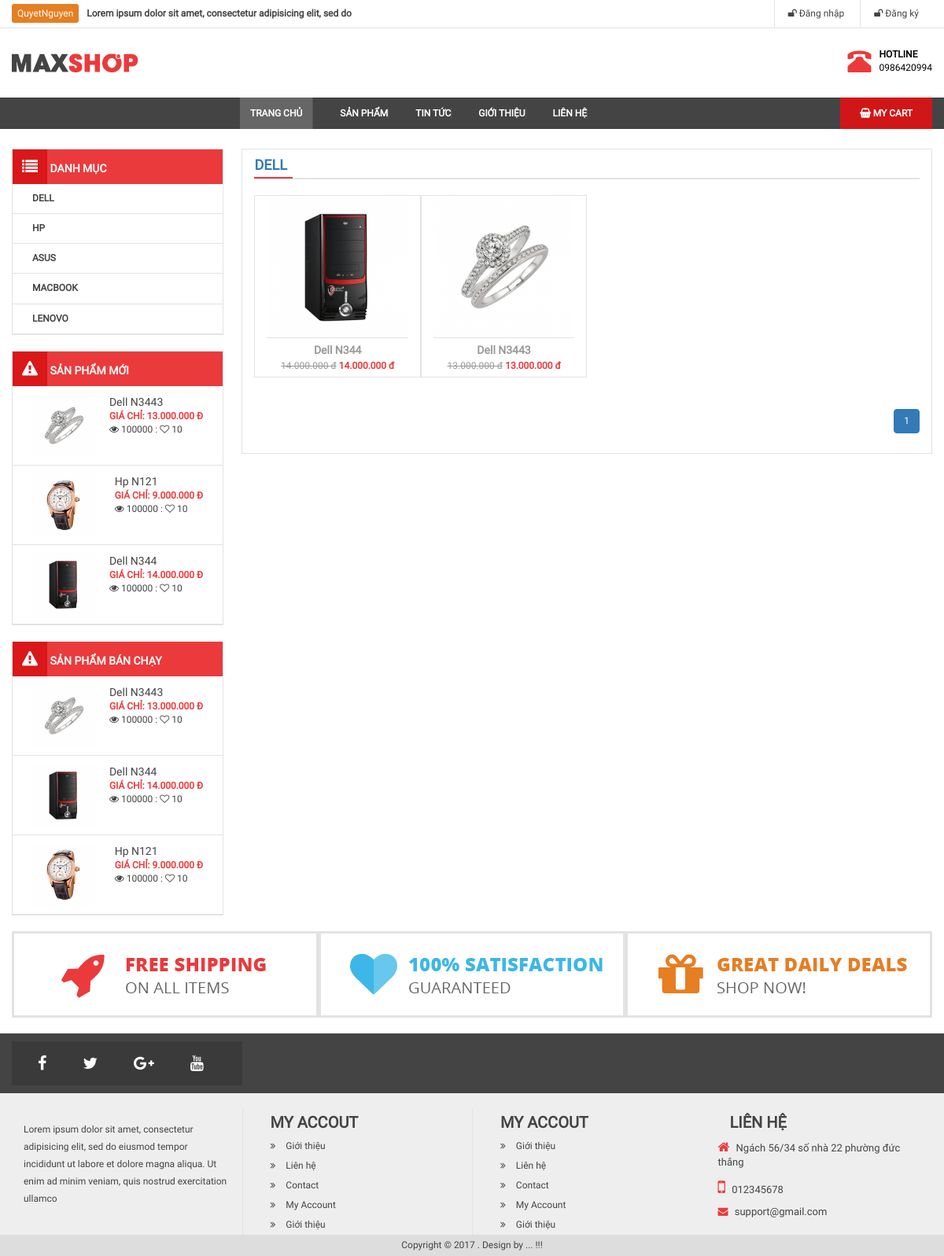
Screenshot of /danh-muc-san-pham.php?id=1 with the database file from the repository.
### tables this page shows
CREATE TABLE `category` (
  `id` int(11) NOT NULL,
  `name` varchar(100) DEFAULT NULL,
  `slug` varchar(100) DEFAULT NULL,
  `images` varchar(100) DEFAULT NULL,
  `banner` varchar(100) DEFAULT NULL,
  `home` tinyint(4) DEFAULT 0,
  `status` tinyint(4) DEFAULT 1,
  `created_at` timestamp NOT NULL DEFAULT current_timestamp(),
  `updated_at` timestamp NOT NULL DEFAULT current_timestamp() ON UPDATE current_timestamp()
);

CREATE TABLE `products` (
  `id` int(11) NOT NULL,
  `name` varchar(100) DEFAULT NULL,
  `slug` varchar(100) DEFAULT NULL,
  `price` int(11) DEFAULT NULL,
  `sale` tinyint(4) DEFAULT 0,
  `image` varchar(100) DEFAULT NULL,
  `category_id` int(11) DEFAULT NULL,
  `content` text DEFAULT NULL,
  `pay` int(11) NOT NULL,
  `number` int(11) NOT NULL DEFAULT 0,
  `head` int(11) DEFAULT 0,
  `view` int(11) DEFAULT 0,
  `hot` tinyint(4) DEFAULT 0,
  `created_at` timestamp NULL DEFAULT NULL,
  `updated_at` timestamp NULL DEFAULT NULL ON UPDATE current_timestamp()
);

### libraries/Function.php (called while the page is built, shortened)
<?php
    function  getInput($string)
    {
        return isset($_GET[$string]) ? $_GET[$string] : '';
    }
    function base_url()
    {
        return $url  = "http://localhost/tuanphuongphp/";
    }
    function uploads()
    {
        return base_url() . "public/uploads/";
    }
    function formatNumber($number){
        return number_format($number,0,'.','.');
    }
    function salePrice($number,$sale){
        $number = intval($number);
        $sale = intval($sale);
        $price =  $number*(1-$sale/100);
        return formatNumber($price);
    }
 ?>

### libraries/Database.php (called while the page is built, shortened)
<?php
    class Database
    {
        public $link;
        public function __construct()
        {
            $this->link = mysqli_connect("localhost","root","","tuanphuongphp") or die ();
            mysqli_set_charset($this->link,"utf8");
        }
        public function fetchsql( $sql )
        {
            $result = mysqli_query($this->link,$sql) or die("Lỗi  truy vấn sql " .mysqli_error($this->link));
            $data = [];
            if( $result)
            {
                while ($num = mysqli_fetch_assoc($result))
                {
                    $data[] = $num;
                }
            }
            return $data;
        }
        public function fetchID($table , $id )
        {
            $sql = "SELECT * FROM {$table} WHERE id = $id ";
            $result = mysqli_query($this->link,$sql) or die("Lỗi  truy vấn fetchID " .mysqli_error($this->link));
            return mysqli_fetch_assoc($result);
        }
         public function fetchAll($table)
        {
            $sql = "SELECT * FROM {$table} WHERE 1" ;
            $result = mysqli_query($this->link,$sql) or die("Lỗi Truy Vấn fetchAll " .mysqli_error($this->link));
            $data = [];
            if( $result)
            {
                while ($num = mysqli_fetch_assoc($result))
                {
                    $data[] = $num;
                }
            }
            return $data;
        }
        public  function fetchJones($table,$sql,$total = 1,$page,$row ,$pagi = true )
        {
            $data = [];
            if ($pagi == true )
            {
                $sotrang = ceil($total / $row);
                $start = ($page - 1 ) * $row ;
                $sql .= " LIMIT $start,$row ";
                $data = [ "page" => $sotrang];
                $result = mysqli_query($this->link,$sql) or die("Lỗi truy vấn fetchJone ---- " .mysqli_error($this->link));
            }
            else
            {
                $result = mysqli_query($this->link,$sql) or die("Lỗi truy vấn fetchJone ---- " .mysqli_error($this->link));
            }
            if( $result)
            {
                while ($num = mysqli_fetch_assoc($result))
                {
                    $data[] = $num;
                }
            }
            return $data;
        }
    }
?>

### autoload/autoload.php (called while the page is built, shortened)
<?php
	require_once __DIR__."/../libraries/Database.php";
	require_once __DIR__."/../libraries/Function.php";
	$db = new Database();
	$category1 = $db->fetchAll("category");
	$sql = "SELECT * FROM products WHERE 1 ORDER BY id DESC LIMIT 3";
	$newProducts = $db->fetchsql($sql);
	$sql = "SELECT * FROM products WHERE 1 ORDER BY pay DESC LIMIT 3";
	$hotProducts = $db->fetchsql($sql);
?>

### danh-muc-san-pham.php (the view, shortened to what this page needs)
<?php
	require_once __DIR__."/autoload/autoload.php";
	$id = intval(getInput("id"));
	$danhmuc = $db->fetchID("category",$id);
	if (isset($_GET['p'])) {
         $p = $_GET['p'];
    }
    else
    {
        $p =1;
    }
        $sqlcate = "SELECT * FROM products WHERE category_id = $id";
        $total = count($db->fetchsql($sqlcate));
        $product = $db->fetchJones('products',$sqlcate,$total,$p,2,true);
        if (isset($product['page'])) {
            $sotrang = $product['page'];
            unset($product['page']);
        }
        $path = $_SERVER['SCRIPT_NAME'];
 ?>
 <?php require_once __DIR__."/layouts/header.php";?>
 	<div class="col-md-9 bor">
 		<section class="box-main1">
 			<h3 class="title-main"><a href=""> <?php echo $danhmuc['name']; ?></a></h3>
 			<div class="showitem clearfix">
                <?php foreach ($product as  $value): ?>
                	<div class="col-md-3 item-product bor">
                    <a href="chi-tiet-san-pham.php?id=<?php echo $value['id']?>">
                        <img src="<?php echo uploads()?>product/<?php echo $value['image']?>" class="" width="100%" height="180">
                    </a>
                    <div class="info-item">
                        <a href="chi-tiet-san-pham.php?id=<?php echo $value['id']?>"><?php echo $value['name']; ?></a>
                        <p><strike class="sale"><?php echo formatNumber($value['price']) ?> đ</strike> <b class="price"><?php echo salePrice($value['price'],$value['sale']) ?> đ</b></p>
                    </div>
                </div>
                <?php endforeach ?>
            </div>
            <div class="pull-right">
       <nav aria-label="Page navigation example">
            <ul class="pagination">
                <?php for ($i=1; $i <= $sotrang ; $i++):?>
                    <li class="<?php echo ($i==$p) ? 'active' : ''?>">
                        <a href="<?php echo $path?>?id=<?php echo $id ?>&&p=<?php echo $i?>"><?php echo $i; ?></a>
                    </li>
                <?php endfor?>
            </ul>
        </nav>
   </div>
 		</section>
 	</div>
 <?php require_once __DIR__."/layouts/footer.php";?>

### layouts/header.php (shortened to what this page needs)
<!DOCTYPE html>
<html>
    <head>
        <link rel="stylesheet" type="text/css" href="<?php echo base_url()?>public/frontend/css/font-awesome.min.css">
        <link rel="stylesheet" type="text/css" href="<?php echo base_url()?>public/frontend/css/bootstrap.min.css">
        <link rel="stylesheet" type="text/css" href="<?php echo base_url()?>public/frontend/css/slick.css"/>
        <link rel="stylesheet" type="text/css" href="<?php echo base_url()?>public/frontend/css/slick-theme.css"/>
        <link rel="stylesheet" type="text/css" href="<?php echo base_url()?>public/frontend/css/style.css">
    </head>
    <body>
        <div id="wrapper">
            <div id="header">
                <div id="header-top">
                    <div class="container">
                        <div class="row clearfix">
                            <div class="col-md-6" id="header-text">
                                <a>QuyetNguyen</a><b>Lorem ipsum dolor sit amet, consectetur adipisicing elit, sed do </b>
                            </div>
                            <div class="col-md-6">
                                <nav id="header-nav-top">
                                    <ul class="list-inline pull-right" id="headermenu">
                                        <?php if (isset($_SESSION['name'])): ?>
                                             <li>
                                                <a href="dang-nhap.php" style="color: red;">Xin chào: <?php echo $_SESSION['name'];?></a>
                                            </li>
                                            <li>
                                                <a href=""><i class="fa fa-user"></i> Tài khoản của bạn <i class="fa fa-caret-down"></i></a>
                                                <ul id="header-submenu" style="margin-top: 36px;margin-left: -115px;width: 124px;">
                                                    <li><a href="user/edit.php">Thông tin</a></li>
                                                    <li><a href="gio-hang.php">Giỏ hàng</a></li>
                                                    <li><a href="thoat.php"><i class="fa fa-share-square-o"></i>Thoát</a></li>
                                                </ul>
                                            </li>
                                        <?php else: ?>
                                            <li>
                                                <a href="dang-nhap.php"><i class="fa fa-unlock"></i> Đăng nhập</a>
                                            </li>
                                            <li>
                                                <a href="dang-ky.php"><i class="fa fa-unlock"></i> Đăng ký</a>
                                            </li>
                                        <?php endif ?>
                                    </ul>
                                </nav>
                            </div>
                        </div>
                    </div>
                </div>
                <div class="container">
                    <div class="row " id="header-main">
                        <div class="col-md-4 ">
                            <a href="">
                                <img src="<?php echo base_url() ?>public/frontend/images/logo-default.png">
                            </a>
                        </div>
                        <div class="col-md-3 col-md-offset-5" id="header-right">
                            <div class="pull-right">
                                <div class="pull-left">
                                    <i class="glyphicon glyphicon-phone-alt"></i>
                                </div>
                                <div class="pull-right">
                                    <p id="hotline">HOTLINE</p>
                                    <p>0986420994</p>
                                </div>
                            </div>
                        </div>
                    </div>
                </div>
            </div>
            <div id="menunav">
                <div class="container">
                    <nav>
                        <div class="home pull-left">
                            <a href="index.php">Trang chủ</a>
                        </div>
                        <ul id="menu-main">
                            <li>
                                <a href="">Sản phẩm</a>
                            </li>
                            <li>
                                <a href="">Tin tức</a>
                            </li>
                            <li>
                                <a href="">Giới thiệu</a>
                            </li>
                            <li>
                                <a href="">Liên hệ</a>
                            </li>
                        </ul>
                        <ul class="pull-right" id="main-shopping">
                            <li>
                                <a href=""><i class="fa fa-shopping-basket"></i> My Cart </a>
                            </li>
                        </ul>
                    </nav>
                </div>
            </div>
            <div id="maincontent">
                <div class="container">
                    <div class="col-md-3  fixside" >
                        <div class="box-left box-menu" >
                            <h3 class="box-title"><i class="fa fa-list"></i>  Danh mục</h3>
                            <ul>
                                <?php foreach ($category1 as $value): ?>
                                    <li><a href="danh-muc-san-pham.php?id=<?php echo $value['id']?>"><?php echo $value['name']; ?></a></li>
                                <?php endforeach ?>
                            </ul>
                        </div>
                        <div class="box-left box-menu">
                            <h3 class="box-title"><i class="fa fa-warning"></i>  Sản phẩm mới </h3>
                            <ul>
                                <?php foreach ($newProducts as $value): ?>
                                    <li class="clearfix">
                                    <a href="chi-tiet-san-pham.php?id=<?php echo $value['id']?>">
                                        <img src="<?php echo uploads()?>product/<?php echo $value['image']?>" class="img-responsive pull-left" width="80" height="80">
                                        <div class="info pull-right">
                                            <p class="name"> <?php echo $value['name']; ?></p >
                                            <?php if ($value['sale']>0): ?>
                                                <b class="price">Giảm giá: <?php echo salePrice($value['price'],$value['sale'])?> đ</b><br>
                                                <b class="sale">Giá gốc: <?php echo formatNumber($value['price']);?> đ</b><br>
                                            <?php else: ?>
                                                <b class="price">Giá chỉ: <?php echo formatNumber($value['price']);?> đ</b><br>
                                            <?php endif ?>
                                            <span class="view"><i class="fa fa-eye"></i> 100000 : <i class="fa fa-heart-o"></i> 10</span>
                                        </div>
                                    </a>
                                </li>
                                <?php endforeach ?>
                            </ul>
                        </div>
                        <div class="box-left box-menu">
                            <h3 class="box-title"><i class="fa fa-warning"></i>  Sản phẩm bán chạy </h3>
                            <ul>
                                <?php foreach ($hotProducts as $value): ?>
                                    <li class="clearfix">
                                    <a href="chi-tiet-san-pham.php?id=<?php echo $value['id']?>">
                                        <img src="<?php echo uploads()?>product/<?php echo $value['image']?>" class="img-responsive pull-left" width="80" height="80">
                                        <div class="info pull-right">
                                            <p class="name"> <?php echo $value['name']; ?></p >
                                             <?php if ($value['sale']>0): ?>
                                                <b class="price">Giảm giá: <?php echo salePrice($value['price'],$value['sale'])?> đ</b><br>
                                                <b class="sale">Giá gốc: <?php echo formatNumber($value['price']);?> đ</b><br>
                                            <?php else: ?>
                                                <b class="price">Giá chỉ: <?php echo formatNumber($value['price']);?> đ</b><br>
                                            <?php endif ?>
                                            <span class="view"><i class="fa fa-eye"></i> 100000 : <i class="fa fa-heart-o"></i> 10</span>
                                        </div>
                                    </a>
                                </li>
                                <?php endforeach ?>
                            </ul>
                        </div>
                    </div>

### rows the page displays
category: name "DELL"
category: name "HP"
category: name "ASUS"
category: name "MACBOOK"
category: name "LENOVO"
products: image (picture), name "Dell N3443", price "13.000.000", salePrice($value['price'],$value['sale']) "13.000.000"
products: image (picture), name "Hp N121", price "9.000.000"
products: image (picture), name "Dell N344", price "14.000.000", salePrice($value['price'],$value['sale']) "14.000.000"
